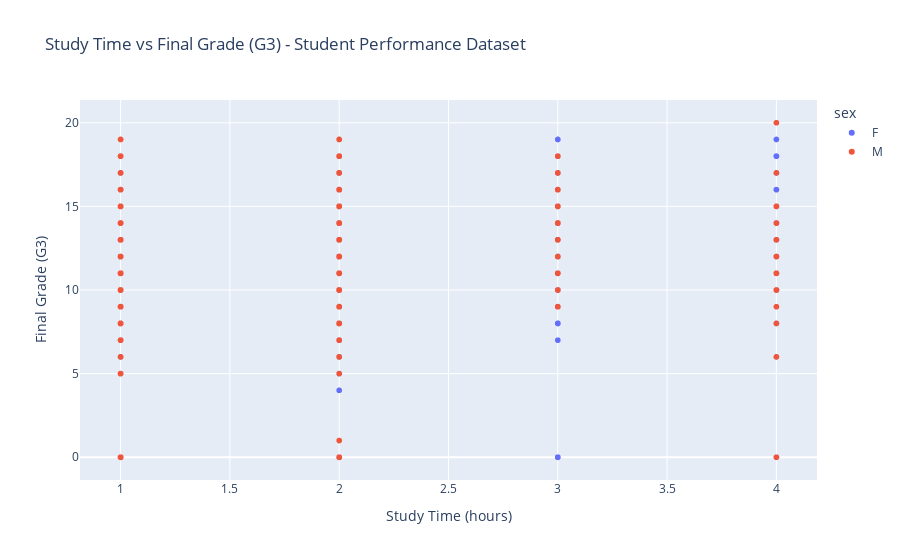

The notebook cell this image was saved under:
### Code cell
import plotly.express as px  # Importing Plotly Express for visualization

# Interactive scatter plot for mat dataset
fig_mat = px.scatter(data, x='studytime', y='G3', color='sex', 
                     title='Study Time vs Final Grade (G3) - Student Performance Dataset',
                     labels={'studytime': 'Study Time (hours)', 'G3': 'Final Grade (G3)'})
fig_mat.show()  # Display the scatter plot for mat dataset

### Figure 1 — Plotly figure (JSON) as saved in the notebook; plotly's stock layout.template omitted (floating-point values rounded to 4 significant figures; data arrays with more than 128 entries replaced by an {"elided": "..."} marker saying what was removed)
{"data": [{"hovertemplate": "sex=F<br>Study Time (hours)=%{x}<br>Final Grade (G3)=%{y}<extra></extra>", "legendgroup": "F", "marker": {"color": "#636efa", "symbol": "circle"}, "mode": "markers", "name": "F", "showlegend": true, "type": "scattergl", "x": {"elided": "591 int values"}, "xaxis": "x", "y": {"elided": "591 int values"}, "yaxis": "y"}, {"hovertemplate": "sex=M<br>Study Time (hours)=%{x}<br>Final Grade (G3)=%{y}<extra></extra>", "legendgroup": "M", "marker": {"color": "#EF553B", "symbol": "circle"}, "mode": "markers", "name": "M", "showlegend": true, "type": "scattergl", "x": {"elided": "453 int values"}, "xaxis": "x", "y": {"elided": "453 int values"}, "yaxis": "y"}], "layout": {"autosize": true, "legend": {"title": {"text": "sex"}, "tracegroupgap": 0}, "title": {"text": "Study Time vs Final Grade (G3) - Student Performance Dataset"}, "xaxis": {"anchor": "y", "autorange": true, "domain": [0, 1], "range": [0.8184, 4.182], "title": {"text": "Study Time (hours)"}, "type": "linear"}, "yaxis": {"anchor": "x", "autorange": true, "domain": [0, 1], "range": [-1.65, 21.65], "title": {"text": "Final Grade (G3)"}, "type": "linear"}}}
